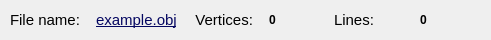
   <widget class="QWidget" name="layoutWidget33">
    <property name="geometry">
     <rect>
      <x>500</x>
      <y>0</y>
      <width>491</width>
      <height>38</height>
     </rect>
    </property>
    <layout class="QHBoxLayout" name="hl_info">
     <property name="spacing">
      <number>5</number>
     </property>
     <property name="leftMargin">
      <number>10</number>
     </property>
     <item>
      <widget class="QLabel" name="label_info_name">
       <property name="font">
        <font>
         <pointsize>11</pointsize>
        </font>
       </property>
       <property name="styleSheet">
        <string notr="true"/>
       </property>
       <property name="text">
        <string>File name:</string>
       </property>
      </widget>
     </item>
     <item>
      <widget class="QLabel" name="label_name">
       <property name="palette">
        <palette>
         <active>
          <colorrole role="WindowText">
           <brush brushstyle="SolidPattern">
            <color alpha="255">
             <red>5</red>
             <green>7</green>
             <blue>97</blue>
            </color>
           </brush>
          </colorrole>
          <colorrole role="Button">
           <brush brushstyle="SolidPattern">
            <color alpha="255">
             <red>227</red>
             <green>234</green>
             <blue>167</blue>
            </color>
           </brush>
          </colorrole>
          <colorrole role="Text">
           <brush brushstyle="SolidPattern">
            <color alpha="255">
             <red>3</red>
             <green>62</green>
             <blue>139</blue>
            </color>
           </brush>
          </colorrole>
          <colorrole role="ButtonText">
           <brush brushstyle="SolidPattern">
            <color alpha="255">
             <red>8</red>
             <green>8</green>
             <blue>184</blue>
            </color>
           </brush>
          </colorrole>
          <colorrole role="Base">
           <brush brushstyle="SolidPattern">
            <color alpha="255">
             <red>227</red>
             <green>234</green>
             <blue>167</blue>
            </color>
           </brush>
          </colorrole>
          <colorrole role="Window">
           <brush brushstyle="SolidPattern">
            <color alpha="255">
             <red>227</red>
             <green>234</green>
             <blue>167</blue>
            </color>
           </brush>
          </colorrole>
          <colorrole role="PlaceholderText">
           <brush brushstyle="SolidPattern">
            <color alpha="128">
             <red>255</red>
             <green>255</green>
             <blue>255</blue>
            </color>
           </brush>
          </colorrole>
         </active>
         <inactive>
          <colorrole role="WindowText">
           <brush brushstyle="SolidPattern">
            <color alpha="255">
             <red>5</red>
             <green>7</green>
             <blue>97</blue>
            </color>
           </brush>
          </colorrole>
          <colorrole role="Button">
           <brush brushstyle="SolidPattern">
            <color alpha="255">
             <red>227</red>
             <green>234</green>
             <blue>167</blue>
            </color>
           </brush>
          </colorrole>
          <colorrole role="Text">
           <brush brushstyle="SolidPattern">
            <color alpha="255">
             <red>3</red>
             <green>62</green>
             <blue>139</blue>
            </color>
           </brush>
          </colorrole>
          <colorrole role="ButtonText">
           <brush brushstyle="SolidPattern">
            <color alpha="255">
             <red>8</red>
             <green>8</green>
             <blue>184</blue>
            </color>
           </brush>
          </colorrole>
          <colorrole role="Base">
           <brush brushstyle="SolidPattern">
            <color alpha="255">
             <red>227</red>
             <green>234</green>
             <blue>167</blue>
            </color>
           </brush>
          </colorrole>
          <colorrole role="Window">
           <brush brushstyle="SolidPattern">
            <color alpha="255">
             <red>227</red>
             <green>234</green>
             <blue>167</blue>
            </color>
           </brush>
          </colorrole>
          <colorrole role="PlaceholderText">
           <brush brushstyle="SolidPattern">
            <color alpha="128">
             <red>255</red>
             <green>255</green>
             <blue>255</blue>
            </color>
           </brush>
          </colorrole>
         </inactive>
         <disabled>
          <colorrole role="WindowText">
           <brush brushstyle="SolidPattern">
            <color alpha="255">
             <red>255</red>
             <green>255</green>
             <blue>255</blue>
            </color>
           </brush>
          </colorrole>
          <colorrole role="Button">
           <brush brushstyle="SolidPattern">
            <color alpha="255">
             <red>227</red>
             <green>234</green>
             <blue>167</blue>
            </color>
           </brush>
          </colorrole>
          <colorrole role="Text">
           <brush brushstyle="SolidPattern">
            <color alpha="255">
             <red>255</red>
             <green>255</green>
             <blue>255</blue>
            </color>
           </brush>
          </colorrole>
          <colorrole role="ButtonText">
           <brush brushstyle="SolidPattern">
            <color alpha="255">
             <red>255</red>
             <green>255</green>
             <blue>255</blue>
            </color>
           </brush>
          </colorrole>
          <colorrole role="Base">
           <brush brushstyle="SolidPattern">
            <color alpha="255">
             <red>227</red>
             <green>234</green>
             <blue>167</blue>
            </color>
           </brush>
          </colorrole>
          <colorrole role="Window">
           <brush brushstyle="SolidPattern">
            <color alpha="255">
             <red>227</red>
             <green>234</green>
             <blue>167</blue>
            </color>
           </brush>
          </colorrole>
          <colorrole role="PlaceholderText">
           <brush brushstyle="SolidPattern">
            <color alpha="128">
             <red>255</red>
             <green>255</green>
             <blue>255</blue>
            </color>
           </brush>
          </colorrole>
         </disabled>
        </palette>
       </property>
       <property name="font">
        <font>
         <pointsize>11</pointsize>
         <bold>false</bold>
         <underline>true</underline>
        </font>
       </property>
       <property name="styleSheet">
        <string notr="true"/>
       </property>
       <property name="text">
        <string>example.obj</string>
       </property>
      </widget>
     </item>
     <item>
      <widget class="QLabel" name="label_info_vertex">
       <property name="font">
        <font>
         <pointsize>11</pointsize>
        </font>
       </property>
       <property name="styleSheet">
        <string notr="true"/>
       </property>
       <property name="text">
        <string>   Vertices:</string>
       </property>
      </widget>
     </item>
     <item>
      <widget class="QLabel" name="label_vertex">
       <property name="maximumSize">
        <size>
         <width>60</width>
         <height>16777215</height>
        </size>
       </property>
       <property name="font">
        <font>
         <bold>true</bold>
        </font>
       </property>
       <property name="styleSheet">
        <string notr="true"/>
       </property>
       <property name="text">
        <string>0</string>
       </property>
      </widget>
     </item>
     <item>
      <widget class="QLabel" name="label_info_polygons">
       <property name="font">
        <font>
         <pointsize>11</pointsize>
        </font>
       </property>
       <property name="styleSheet">
        <string notr="true"/>
       </property>
       <property name="text">
        <string>Lines:</string>
       </property>
      </widget>
     </item>
     <item>
      <widget class="QLabel" name="label_polygons">
       <property name="maximumSize">
        <size>
         <width>60</width>
         <height>16777215</height>
        </size>
       </property>
       <property name="font">
        <font>
         <bold>true</bold>
        </font>
       </property>
       <property name="styleSheet">
        <string notr="true"/>
       </property>
       <property name="text">
        <string>0</string>
       </property>
      </widget>
     </item>
    </layout>
   </widget>
